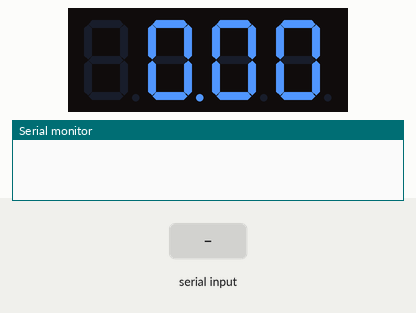
The sketch below on a simulated Arduino Uno, built with avr-gcc and run on an emulated ATmega328P. Parts: 4-digit seven-segment display, the last lines printed to the serial monitor. The test bench sets the inputs (shaded band).

Above: at 1.2 s.
1.3 s: "0\n" received over Serial
At 2.4 s:
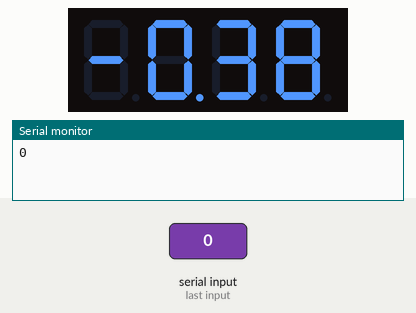
2.8 s: "90,45\n" received over Serial
At 3.5 s:
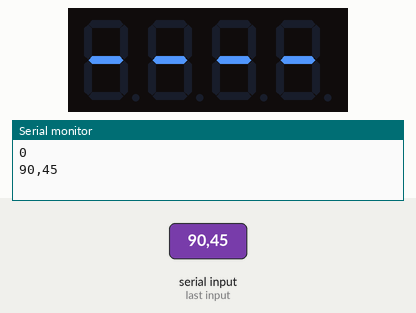
4.3 s: "*" received over Serial
At 4.7 s:
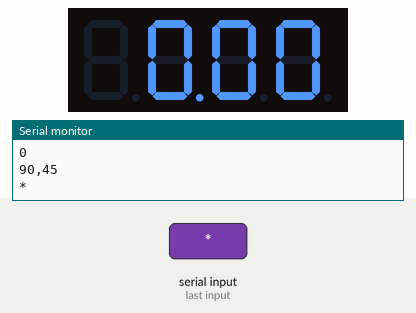
Timing chart, 0 to 7.3 s (numbered marks = the images above; inputs shaded):
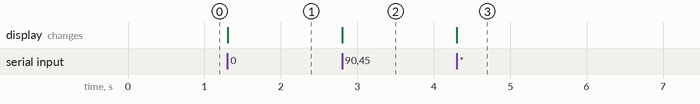

The sketch:

TeaBagDipperDisplay.ino
```cpp
// Tea Bag Dipper DISPLAY Code

#include "SevSeg.h"
SevSeg sevseg;

#define RX_PIN 0

// Stuff to keep track of time

unsigned long currMillis = 0;
long prevMillis = 0;

// RX Stuff

char key;

// Keep track of timer stuff

int minutes = 0;
int seconds = 0;
int timer_chars[3] = {0,0,0};
bool timerStarted = false;
int displaynumber = 0;

void setup(){
  // Needed for timer display
  byte numDigits = 4;
  byte digitPins[] = {10, 11, 12, 13};
  byte segmentPins[] = {9, 2, 3, 5, 6, 8, 7, 4};
  // Needed for timer display
  bool resistorsOnSegments = true;
  bool updateWithDelaysIn = true;
  byte hardwareConfig = COMMON_CATHODE;
  sevseg.begin(hardwareConfig, numDigits, digitPins, segmentPins, resistorsOnSegments);
  sevseg.setBrightness(90);

  // Debug purposes
  minutes = 0;
  seconds = 0;
  timerStarted = false;

  // Display 000 on the timer by default
  sevseg.setNumber(000, 2);

  Serial.begin(9600);
  // Serial.println("Initialization done");
}

void loop(){
  currMillis = millis();


  if(Serial.available() > 0) {
    key = Serial.read();

    if (key != '-1') {
      // Serial.print(" Read key from RX: ");
      Serial.print(key);
      // Serial.print(" Display reads: ");
      // Serial.print(minutes);
      // Serial.print(seconds);
      // Serial.print(displaynumber);

      if (key == '*') {
        // Serial.println("Timer cleared.");
        minutes = 0;
        timer_chars[0] = 0;
        timer_chars[1] = 0;
        timer_chars[2] = 0;
        seconds = 0;
        timerStarted = false;
        displaynumber = 000;
        sevseg.setNumber(000, 2);
      } else if (key == '#') {
        // Serial.println("Timer started.");
        timerStarted = true;
      } else {

        if (timerStarted) {
          // Serial.println("Timer already started. Clear and start again.");
          return;
        }

        if(timer_chars[2] == 0) {
          timer_chars[2] = key - '0';
        } else if (timer_chars[1] == 0) {
          timer_chars[1] = timer_chars[2];
          timer_chars[2] = key - '0';
        } else if (timer_chars[0] == 0) {
          timer_chars[0] = timer_chars[1];
          timer_chars[1] = timer_chars[2];
          timer_chars[2] = key - '0';
        }

        seconds = timer_chars[1] * 10 + timer_chars[2];
        minutes = timer_chars[0];
        //Serial.print("Time set to: ");
        //Serial.print(minutes);
        //Serial.print(":");
        //Serial.println(seconds);

        displaynumber = minutes * 100 + seconds;
        sevseg.setNumber(displaynumber, 2);
      }
    }
  }

  // Every 1 second, execute the code to decrease the timer and display on the timer
  if(currMillis >= prevMillis + 1000) {
    prevMillis = currMillis;

    if (timerStarted) {
      if (seconds == 0 && minutes == 0) {
        // Serial.println("Timer finished.");
        timerStarted = false;
        return;
      }

      if (seconds <= 0) {
        minutes--;
        seconds = 59 + seconds;
      } else {
        seconds--;
      }

      //Serial.print("Time remaining: ");
      //Serial.print(minutes);
      //Serial.print(":");
      //Serial.println(seconds);

      displaynumber = minutes * 100 + seconds;
      sevseg.setNumber(displaynumber, 2);
    }
  }
  sevseg.refreshDisplay();
}
```

Measured:
- after the input at 1.3 s, the display: changes at once (image 1)
- after the input at 2.8 s, the display: first changes at once (image 2 shows a later state)
- after the input at 4.3 s, the display: changes at once (image 3)
